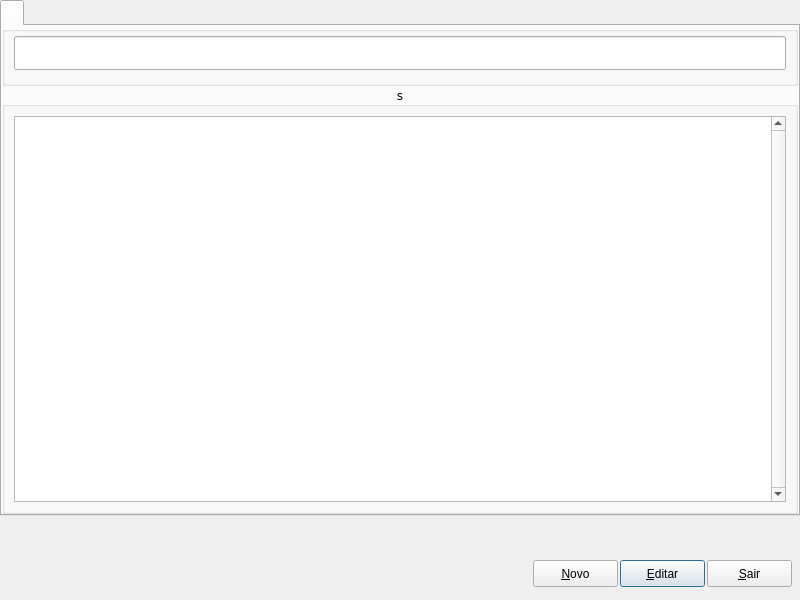
<?xml version="1.0" encoding="UTF-8"?>
<ui version="4.0">
 <class>Managerlayoutbol</class>
 <widget class="QDialog" name="Managerlayoutbol">
  <property name="geometry">
   <rect>
    <x>0</x>
    <y>0</y>
    <width>800</width>
    <height>600</height>
   </rect>
  </property>
  <property name="windowTitle">
   <string></string>
  </property>
  <widget class="QTabWidget" name="tabWidget">
   <property name="geometry">
    <rect>
     <x>0</x>
     <y>0</y>
     <width>800</width>
     <height>516</height>
    </rect>
   </property>
   <property name="font">
    <font>
     <family>Verdana</family>
     <pointsize>8</pointsize>
    </font>
   </property>
   <property name="focusPolicy">
    <enum>Qt::NoFocus</enum>
   </property>
   <property name="currentIndex">
    <number>0</number>
   </property>
   <widget class="QWidget" name="tab">
    <attribute name="title">
     <string></string>
    </attribute>
    <layout class="QGridLayout" name="gridLayout_2">
     <property name="leftMargin">
      <number>0</number>
     </property>
     <property name="topMargin">
      <number>0</number>
     </property>
     <property name="rightMargin">
      <number>0</number>
     </property>
     <property name="bottomMargin">
      <number>0</number>
     </property>
     <property name="spacing">
      <number>0</number>
     </property>
     <item row="1" column="0">
      <widget class="QGroupBox" name="groupBoxItens">
       <property name="font">
        <font>
         <family>Verdana</family>
         <pointsize>9</pointsize>
         <weight>50</weight>
         <bold>false</bold>
        </font>
       </property>
       <property name="title">
        <string>s</string>
       </property>
       <property name="alignment">
        <set>Qt::AlignCenter</set>
       </property>
       <layout class="QHBoxLayout" name="horizontalLayout_4">
        <item>
         <widget class="QRadTableViewSearch" name="tableViewSearch">
          <property name="font">
           <font>
            <family>Verdana</family>
            <pointsize>8</pointsize>
           </font>
          </property>
          <property name="focusPolicy">
           <enum>Qt::NoFocus</enum>
          </property>
          <property name="styleSheet">
           <string notr="true">selection-background-color: rgba(102, 176, 239, 75%); selection-color: rgb(255, 255, 255);</string>
          </property>
          <property name="verticalScrollBarPolicy">
           <enum>Qt::ScrollBarAlwaysOn</enum>
          </property>
          <property name="selectionBehavior">
           <enum>QAbstractItemView::SelectRows</enum>
          </property>
          <property name="sortingEnabled">
           <bool>true</bool>
          </property>
          <attribute name="horizontalHeaderMinimumSectionSize">
           <number>20</number>
          </attribute>
          <attribute name="verticalHeaderVisible">
           <bool>false</bool>
          </attribute>
          <attribute name="verticalHeaderMinimumSectionSize">
           <number>18</number>
          </attribute>
         </widget>
        </item>
       </layout>
      </widget>
     </item>
     <item row="0" column="0">
      <widget class="QGroupBox" name="groupBox_2">
       <property name="minimumSize">
        <size>
         <width>0</width>
         <height>60</height>
        </size>
       </property>
       <property name="maximumSize">
        <size>
         <width>16777215</width>
         <height>60</height>
        </size>
       </property>
       <property name="font">
        <font>
         <family>Verdana</family>
         <pointsize>9</pointsize>
         <weight>75</weight>
         <bold>true</bold>
        </font>
       </property>
       <property name="title">
        <string/>
       </property>
       <property name="alignment">
        <set>Qt::AlignHCenter|Qt::AlignTop</set>
       </property>
       <layout class="QHBoxLayout" name="horizontalLayout">
        <property name="spacing">
         <number>6</number>
        </property>
        <property name="leftMargin">
         <number>9</number>
        </property>
        <property name="topMargin">
         <number>0</number>
        </property>
        <property name="rightMargin">
         <number>9</number>
        </property>
        <property name="bottomMargin">
         <number>9</number>
        </property>
        <item>
         <widget class="QRadLineEditFakeEnter" name="lineEditSearch">
          <property name="minimumSize">
           <size>
            <width>0</width>
            <height>34</height>
           </size>
          </property>
          <property name="maximumSize">
           <size>
            <width>16777215</width>
            <height>34</height>
           </size>
          </property>
          <property name="font">
           <font>
            <family>Verdana</family>
            <pointsize>18</pointsize>
           </font>
          </property>
         </widget>
        </item>
       </layout>
      </widget>
     </item>
    </layout>
   </widget>
  </widget>
    <widget class="QPushButton" name="PshBtnEditar">
     <property name="geometry">
      <rect>
       <x>620</x>
       <y>560</y>
       <width>85</width>
       <height>27</height>
      </rect>
     </property>
     <property name="text">
      <string>&amp;Editar</string>
     </property>
    </widget>
    <widget class="QPushButton" name="PshBtnNovo">
     <property name="geometry">
      <rect>
       <x>533</x>
       <y>560</y>
       <width>85</width>
       <height>27</height>
      </rect>
     </property>
     <property name="text">
      <string>&amp;Novo</string>
     </property>
    </widget>
    <widget class="QPushButton" name="PshBtnSair">
     <property name="geometry">
      <rect>
       <x>707</x>
       <y>560</y>
       <width>85</width>
       <height>27</height>
      </rect>
     </property>
     <property name="text">
      <string>&amp;Sair</string>
     </property>
    </widget>
   </widget>
 <customwidgets>
  <customwidget>
   <class>QRadLineEditFakeEnter</class>
   <extends>QLineEdit</extends>
   <header location="global">qradlineeditfakeenter.h</header>
  </customwidget>
  <customwidget>
   <class>QRadTableViewSearch</class>
   <extends>QTableView</extends>
   <header>qradtableviewsearch.h</header>
  </customwidget>
 </customwidgets>
 <resources/>
 <connections/>
</ui>
